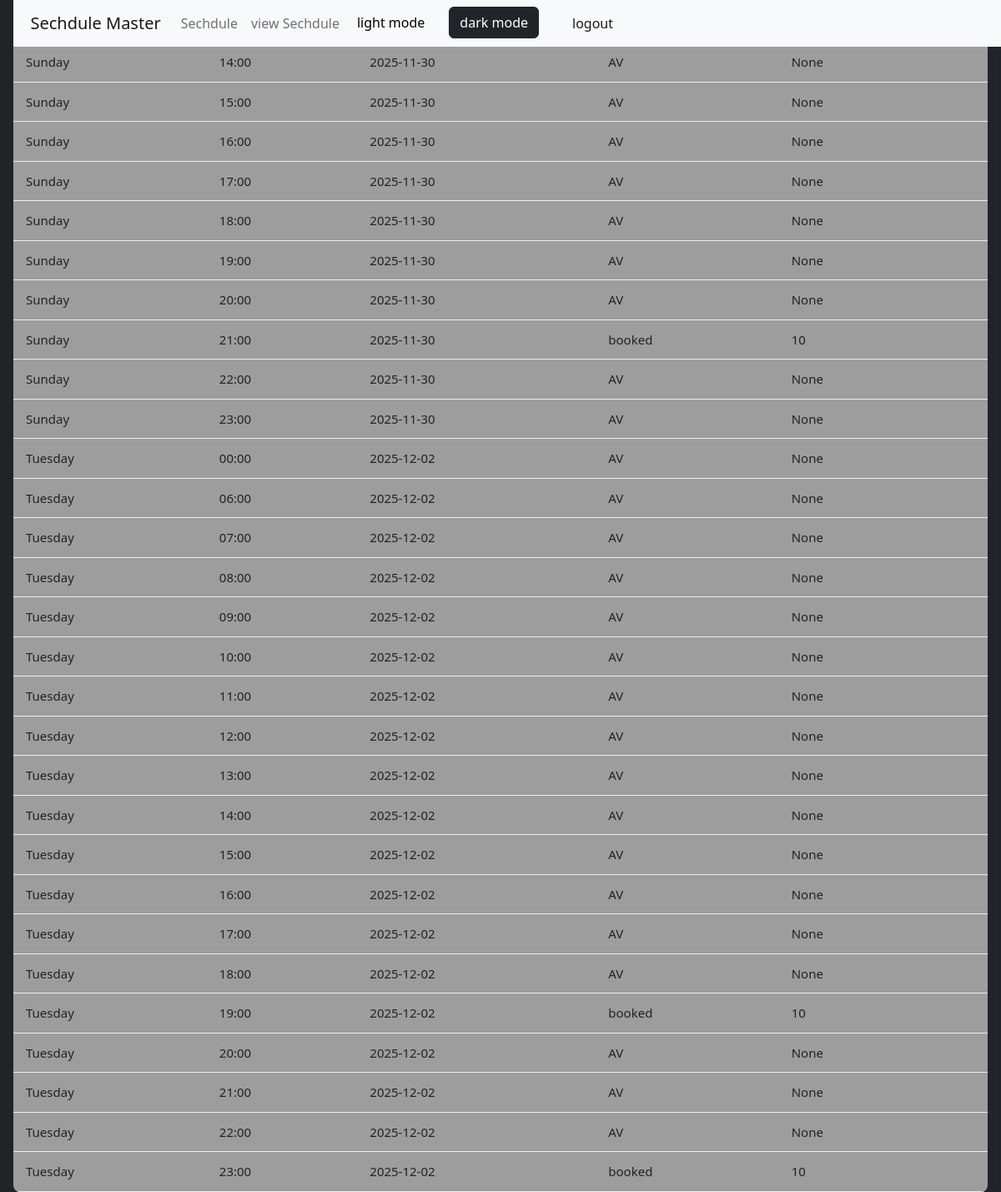
Screenshot of /viwe_Sechdule (signed in) with the database file from the repository.
### tables this page shows
CREATE TABLE booking(
     id INTEGER PRIMARY KEY AUTOINCREMENT,
    owner_id INTEGER NOT NULL,
    day TEXT NOT NULL,
    time TEXT NOT NULL,
    date TEXT NOT NULL,
    status TEXT NOT NULL,
    client_id TEXT,
    UNIQUE(owner_id, day, time,date),
    FOREIGN KEY(owner_id) REFERENCES owners(id),
    FOREIGN KEY(client_id) REFERENCES clients(id)
    );

### app.py (the view)
@app.route("/viwe_Sechdule")
def viwe_Sechdule():
    if session.get("owners_id") is None:
       return redirect ("/login")
    row = db.execute("select  * from booking WHERE owner_id =?",( session["owners_id"],)).fetchall()
    return render_template("veiw_s.html", x =row)

### templates/veiw_s.html (shortened to what this page needs)
{% extends "layout_owner.html" %}
{% block body %}
<table>
    <tbody>
        {% for i in x %}
        <tr>
            <td>{{ i.day }}</td>
            <td>{{ i.time }}</td>
            <td>{{ i.date }}</td>
            <td>{{ i.status }}</td>
            <td>{{ i.client_id }}</td>
        </tr>
        {% endfor %}
    </tbody>
</table>
{% endblock %}

### templates/base.html (style rules this page uses)
body { padding-top: 90px; }

### templates/veiw_s.html (style rules this page uses)
table { width: 100%; border-collapse: collapse; margin-top: 15px; background: #9e9d9d; border-radius: 8px; overflow: hidden; box-shadow: 0 2px 8px rgba(0,0,0,0.1); }

### rows the page displays
booking: day "Sunday", time "14:00", date "2025-11-30", status "AV", client_id "None"
booking: day "Sunday", time "15:00", date "2025-11-30", status "AV", client_id "None"
booking: day "Sunday", time "16:00", date "2025-11-30", status "AV", client_id "None"
booking: day "Sunday", time "17:00", date "2025-11-30", status "AV", client_id "None"
booking: day "Sunday", time "18:00", date "2025-11-30", status "AV", client_id "None"
booking: day "Sunday", time "19:00", date "2025-11-30", status "AV", client_id "None"
booking: day "Sunday", time "20:00", date "2025-11-30", status "AV", client_id "None"
booking: day "Sunday", time "21:00", date "2025-11-30", status "booked", client_id "10"
booking: day "Sunday", time "22:00", date "2025-11-30", status "AV", client_id "None"
booking: day "Sunday", time "23:00", date "2025-11-30", status "AV", client_id "None"
booking: day "Tuesday", time "00:00", date "2025-12-02", status "AV", client_id "None"
booking: day "Tuesday", time "06:00", date "2025-12-02", status "AV", client_id "None"
booking: day "Tuesday", time "07:00", date "2025-12-02", status "AV", client_id "None"
booking: day "Tuesday", time "08:00", date "2025-12-02", status "AV", client_id "None"
booking: day "Tuesday", time "09:00", date "2025-12-02", status "AV", client_id "None"
booking: day "Tuesday", time "10:00", date "2025-12-02", status "AV", client_id "None"
booking: day "Tuesday", time "11:00", date "2025-12-02", status "AV", client_id "None"
booking: day "Tuesday", time "12:00", date "2025-12-02", status "AV", client_id "None"
booking: day "Tuesday", time "13:00", date "2025-12-02", status "AV", client_id "None"
booking: day "Tuesday", time "14:00", date "2025-12-02", status "AV", client_id "None"
booking: day "Tuesday", time "15:00", date "2025-12-02", status "AV", client_id "None"
booking: day "Tuesday", time "16:00", date "2025-12-02", status "AV", client_id "None"
booking: day "Tuesday", time "17:00", date "2025-12-02", status "AV", client_id "None"
booking: day "Tuesday", time "18:00", date "2025-12-02", status "AV", client_id "None"
booking: day "Tuesday", time "19:00", date "2025-12-02", status "booked", client_id "10"
booking: day "Tuesday", time "20:00", date "2025-12-02", status "AV", client_id "None"
booking: day "Tuesday", time "21:00", date "2025-12-02", status "AV", client_id "None"
booking: day "Tuesday", time "22:00", date "2025-12-02", status "AV", client_id "None"
booking: day "Tuesday", time "23:00", date "2025-12-02", status "booked", client_id "10"
